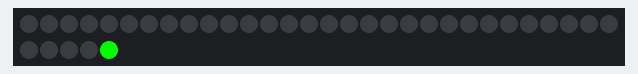
The sketch below on a simulated Arduino Uno, built with avr-gcc and run on an emulated ATmega328P. On the bench: 35 RGB LEDs in strip order, left to right, continuing on the next row. Dim RGB values are drawn brighter than linear; random numbers use the default seed unless the sketch sets one.

Above: at 0.1 s.
At 1.45 s:
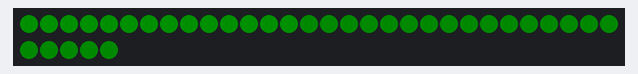
At 11.9 s:
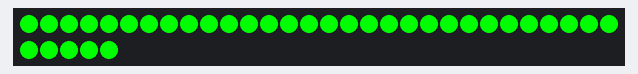
At 16.9 s:
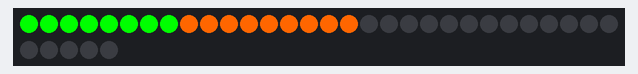
At 18.9 s:
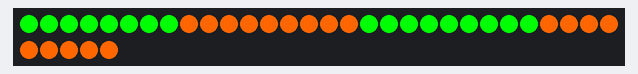
At 38.4 s:
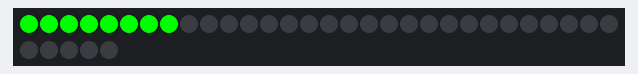

The sketch:

st-patricks-day.ino
```cpp
#include <Adafruit_NeoPixel.h>
#define LEDPIN 12 // connect the Data from the strip to this pin on the Arduino
#define NUMBER_PIXELS 35
// the number of pixels in your LED strip

Adafruit_NeoPixel strip = Adafruit_NeoPixel(NUMBER_PIXELS, LEDPIN, NEO_GRB + NEO_KHZ800);

int delayTime = 100;
int halfCount = round( NUMBER_PIXELS / 2);
int quarterCount = round( NUMBER_PIXELS / 4);

void setup() {
  strip.begin(); // initialize the strip
  lastGreen();
}

void loop() {
  fadeIn(1);
  randomOn(50);
  singleRunner();
  crossRunner();
  allGreen();
  halfGreenOrange();
  quarterGreenOrange();
  theaterChase(strip.Color(0, 255, 0), delayTime); // green
};

// turn all pixels off
void allOff() {
  for (int i=0; i<NUMBER_PIXELS; i++) {
    strip.setPixelColor(i, 0, 0, 0);
  };
  strip.show();
};

// set the last pixel to be green for one second
void lastGreen() {
  strip.setPixelColor(NUMBER_PIXELS-1, 0, 255, 0);
  strip.show();
  delay(1000);
  allOff();
  strip.show();
};

void allGreen() {
  for (int i=0; i<NUMBER_PIXELS; i++) {
    strip.setPixelColor(i, 0, 255, 0);
  };
  strip.show();
  delay(1000);
  allOff();
  delay(500);
};

void halfGreenOrange() {
  for (int i=0; i<halfCount+1; i++) {
    strip.setPixelColor(i, 0, 255, 0);
  };
  strip.show();
  delay(1000);
  for (int i=halfCount + 1; i<NUMBER_PIXELS; i++) {
    strip.setPixelColor(i, 255, 102, 0); // orange
  };
  strip.show();
  delay(1000);
  allOff();
  delay(500);
};

void quarterGreenOrange() {
  for (int i=0; i<quarterCount; i++) {
    strip.setPixelColor(i, 0, 255, 0); //green
  };
  strip.show();
  delay(1000);

  for (int i=quarterCount; i<halfCount; i++) {
    strip.setPixelColor(i, 255, 102, 0); // orange
  };
  strip.show();
  delay(1000);

  for (int i=halfCount; i<halfCount + quarterCount + 1; i++) {
    strip.setPixelColor(i, 0, 255, 0); // green
  };
  strip.show();
  delay(1000);

  for (int i=halfCount + quarterCount + 1; i<NUMBER_PIXELS; i++) {
    strip.setPixelColor(i, 255, 102, 0); // orange
  };
  strip.show();
  delay(1000);

  allOff();
  delay(500);
};

void singleRunner() {
  for (int i=1; i<NUMBER_PIXELS; i++) {
    strip.setPixelColor(i-1, 0, 0, 0);
    strip.setPixelColor(i, 0, 255, 0);
    delay(15);
    strip.show();
  };


  for (int i=1; i<NUMBER_PIXELS; i++) {
    strip.setPixelColor(i-1, 0, 0, 0);
    strip.setPixelColor(i, 255, 102, 0); // orange
    delay(15);
    strip.show();
  };

};

void crossRunner() {
  for (int i=1; i<NUMBER_PIXELS; i++) {
    strip.setPixelColor(i-1, 0, 0, 0);
    strip.setPixelColor(i, 0, 255, 0);
    strip.setPixelColor(NUMBER_PIXELS-i, 0, 0, 0);
    strip.setPixelColor(NUMBER_PIXELS-i-1, 255, 102, 0); // orange
    delay(15);
    strip.show();
  };
};

// Theatre-style crawling lights.
void theaterChase(uint32_t c, uint8_t wait) {
  for (int j=0; j<10; j++) {  //do 10 cycles of chasing
    for (int q=0; q < 3; q++) {
      for (int i=0; i < strip.numPixels(); i=i+3) {
        strip.setPixelColor(i+q, c);    //turn every third pixel on
      }
      strip.show();
      delay(wait);
      for (int i=0; i < strip.numPixels(); i=i+3) {
        strip.setPixelColor(i+q, 0);        //turn every third pixel off
      }
    }
  }
};

void randomOn(uint8_t dealyEach) {
  for (int i=0; i < strip.numPixels(); i++) {
    int randomIndex = round(random(strip.numPixels()+1));
    strip.setPixelColor(randomIndex, 0, 255, 0); // green
    strip.show();
    delay(dealyEach);
    randomIndex = round(random(strip.numPixels()+1));
    strip.setPixelColor(randomIndex, 255, 102, 0); // orange
    strip.show();
    delay(dealyEach);
  }
  allOff();
  delay(500);
};

void fadeIn(uint8_t delaySpeed) {
  for (int brightness=0; brightness < 255; brightness = brightness + 5) {
    for (int i=0; i < strip.numPixels(); i++) {
      strip.setPixelColor(i, 0, brightness, 0); // green brightness
      strip.show();
      delay(delaySpeed);
    }
  }
   allOff();
  delay(500);
};
```

Measured:
- what the display in image 2 shows lasts 1.0 s, from 11.9 s to 12.9 s
